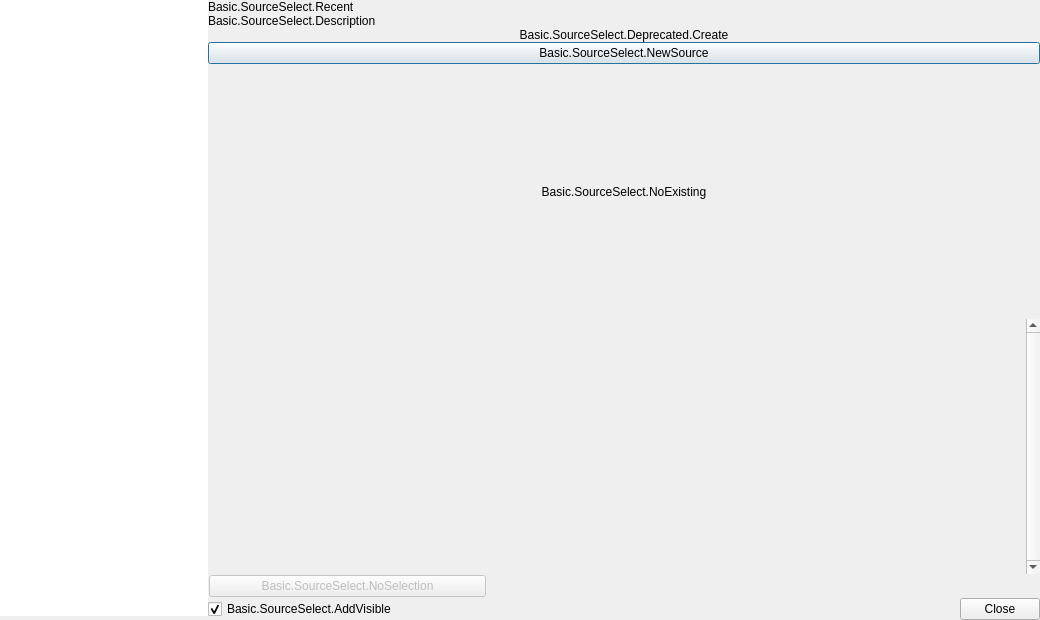
<?xml version="1.0" encoding="UTF-8"?>
<ui version="4.0">
 <class>LHSourceSelect</class>
 <widget class="QDialog" name="LHSourceSelect">
  <property name="windowModality">
   <enum>Qt::WindowModality::NonModal</enum>
  </property>
  <property name="geometry">
   <rect>
    <x>0</x>
    <y>0</y>
    <width>1040</width>
    <height>620</height>
   </rect>
  </property>
  <property name="sizePolicy">
   <sizepolicy hsizetype="Fixed" vsizetype="Preferred">
    <horstretch>0</horstretch>
    <verstretch>0</verstretch>
   </sizepolicy>
  </property>
  <property name="maximumSize">
   <size>
    <width>16777215</width>
    <height>1000</height>
   </size>
  </property>
  <property name="windowTitle">
   <string>Basic.SourceSelect</string>
  </property>
  <property name="class" stdset="0">
   <string/>
  </property>
  <layout class="QVBoxLayout" name="verticalLayout_7">
   <property name="spacing">
    <number>0</number>
   </property>
   <property name="leftMargin">
    <number>0</number>
   </property>
   <property name="topMargin">
    <number>0</number>
   </property>
   <property name="rightMargin">
    <number>0</number>
   </property>
   <property name="bottomMargin">
    <number>0</number>
   </property>
   <item>
    <widget class="QFrame" name="dialogInner">
     <property name="sizePolicy">
      <sizepolicy hsizetype="Minimum" vsizetype="Preferred">
       <horstretch>0</horstretch>
       <verstretch>0</verstretch>
      </sizepolicy>
     </property>
     <property name="frameShape">
      <enum>QFrame::Shape::NoFrame</enum>
     </property>
     <property name="frameShadow">
      <enum>QFrame::Shadow::Plain</enum>
     </property>
     <property name="lineWidth">
      <number>0</number>
     </property>
     <property name="class" stdset="0">
      <string>dialog-container</string>
     </property>
     <layout class="QHBoxLayout" name="horizontalLayout" stretch="1,4">
      <property name="spacing">
       <number>0</number>
      </property>
      <property name="leftMargin">
       <number>0</number>
      </property>
      <property name="topMargin">
       <number>0</number>
      </property>
      <property name="rightMargin">
       <number>0</number>
      </property>
      <property name="bottomMargin">
       <number>0</number>
      </property>
      <item>
       <widget class="QFrame" name="selectTypeFrame">
        <property name="enabled">
         <bool>true</bool>
        </property>
        <property name="sizePolicy">
         <sizepolicy hsizetype="Minimum" vsizetype="Expanding">
          <horstretch>0</horstretch>
          <verstretch>0</verstretch>
         </sizepolicy>
        </property>
        <property name="accessibleName">
         <string>Basic.SourceSelect.SelectType</string>
        </property>
        <property name="frameShape">
         <enum>QFrame::Shape::NoFrame</enum>
        </property>
        <property name="frameShadow">
         <enum>QFrame::Shadow::Plain</enum>
        </property>
        <property name="lineWidth">
         <number>0</number>
        </property>
        <property name="class" stdset="0">
         <string>dialog-frame</string>
        </property>
        <layout class="QVBoxLayout" name="verticalLayout">
         <property name="spacing">
          <number>0</number>
         </property>
         <property name="leftMargin">
          <number>0</number>
         </property>
         <property name="topMargin">
          <number>0</number>
         </property>
         <property name="rightMargin">
          <number>0</number>
         </property>
         <property name="bottomMargin">
          <number>0</number>
         </property>
         <item>
          <widget class="QListWidget" name="sourceTypeList">
           <property name="sizePolicy">
            <sizepolicy hsizetype="Minimum" vsizetype="Expanding">
             <horstretch>0</horstretch>
             <verstretch>0</verstretch>
            </sizepolicy>
           </property>
           <property name="minimumSize">
            <size>
             <width>0</width>
             <height>460</height>
            </size>
           </property>
           <property name="accessibleName">
            <string>Basic.SourceSelect.SelectType</string>
           </property>
           <property name="frameShape">
            <enum>QFrame::Shape::NoFrame</enum>
           </property>
           <property name="frameShadow">
            <enum>QFrame::Shadow::Plain</enum>
           </property>
           <property name="lineWidth">
            <number>0</number>
           </property>
           <property name="verticalScrollBarPolicy">
            <enum>Qt::ScrollBarPolicy::ScrollBarAsNeeded</enum>
           </property>
           <property name="horizontalScrollBarPolicy">
            <enum>Qt::ScrollBarPolicy::ScrollBarAlwaysOff</enum>
           </property>
           <property name="sizeAdjustPolicy">
            <enum>QAbstractScrollArea::SizeAdjustPolicy::AdjustToContents</enum>
           </property>
           <property name="editTriggers">
            <set>QAbstractItemView::EditTrigger::NoEditTriggers</set>
           </property>
           <property name="showDropIndicator" stdset="0">
            <bool>false</bool>
           </property>
           <property name="verticalScrollMode">
            <enum>QAbstractItemView::ScrollMode::ScrollPerPixel</enum>
           </property>
           <property name="resizeMode">
            <enum>QListView::ResizeMode::Adjust</enum>
           </property>
           <property name="class" stdset="0">
            <string/>
           </property>
          </widget>
         </item>
         <item>
          <spacer name="verticalSpacer_2">
           <property name="orientation">
            <enum>Qt::Orientation::Vertical</enum>
           </property>
           <property name="sizeType">
            <enum>QSizePolicy::Policy::Minimum</enum>
           </property>
           <property name="sizeHint" stdset="0">
            <size>
             <width>17</width>
             <height>4</height>
            </size>
           </property>
          </spacer>
         </item>
        </layout>
       </widget>
      </item>
      <item>
       <widget class="QFrame" name="sourcesFrame">
        <property name="frameShape">
         <enum>QFrame::Shape::NoFrame</enum>
        </property>
        <property name="frameShadow">
         <enum>QFrame::Shadow::Plain</enum>
        </property>
        <property name="lineWidth">
         <number>0</number>
        </property>
        <property name="class" stdset="0">
         <string/>
        </property>
        <layout class="QVBoxLayout" name="verticalLayout_8" stretch="0,0">
         <property name="spacing">
          <number>0</number>
         </property>
         <property name="leftMargin">
          <number>0</number>
         </property>
         <property name="topMargin">
          <number>0</number>
         </property>
         <property name="rightMargin">
          <number>0</number>
         </property>
         <property name="bottomMargin">
          <number>0</number>
         </property>
         <item>
          <widget class="QFrame" name="selectSourceContainer">
           <property name="frameShape">
            <enum>QFrame::Shape::NoFrame</enum>
           </property>
           <property name="frameShadow">
            <enum>QFrame::Shadow::Plain</enum>
           </property>
           <property name="lineWidth">
            <number>0</number>
           </property>
           <property name="class" stdset="0">
            <string>dialog-container</string>
           </property>
           <layout class="QVBoxLayout" name="verticalLayout_2">
            <property name="spacing">
             <number>0</number>
            </property>
            <property name="leftMargin">
             <number>0</number>
            </property>
            <property name="topMargin">
             <number>0</number>
            </property>
            <property name="rightMargin">
             <number>0</number>
            </property>
            <property name="bottomMargin">
             <number>0</number>
            </property>
            <item>
             <widget class="QLabel" name="sourceSelectTitle">
              <property name="text">
               <string>Basic.SourceSelect.Recent</string>
              </property>
              <property name="class" stdset="0">
               <string>text-title</string>
              </property>
             </widget>
            </item>
            <item>
             <widget class="QLabel" name="sourceSelectDescription">
              <property name="text">
               <string>Basic.SourceSelect.Description</string>
              </property>
              <property name="class" stdset="0">
               <string>text-small text-muted margin-y</string>
              </property>
             </widget>
            </item>
            <item>
             <widget class="QFrame" name="deprecatedFrame">
              <property name="frameShape">
               <enum>QFrame::Shape::NoFrame</enum>
              </property>
              <property name="frameShadow">
               <enum>QFrame::Shadow::Plain</enum>
              </property>
              <property name="lineWidth">
               <number>0</number>
              </property>
              <property name="class" stdset="0">
               <string>frame-notice</string>
              </property>
              <layout class="QVBoxLayout" name="verticalLayout_3">
               <property name="spacing">
                <number>0</number>
               </property>
               <property name="leftMargin">
                <number>0</number>
               </property>
               <property name="topMargin">
                <number>0</number>
               </property>
               <property name="rightMargin">
                <number>0</number>
               </property>
               <property name="bottomMargin">
                <number>0</number>
               </property>
               <item>
                <widget class="QLabel" name="deprecatedCreateLabel">
                 <property name="sizePolicy">
                  <sizepolicy hsizetype="MinimumExpanding" vsizetype="Maximum">
                   <horstretch>0</horstretch>
                   <verstretch>0</verstretch>
                  </sizepolicy>
                 </property>
                 <property name="frameShape">
                  <enum>QFrame::Shape::NoFrame</enum>
                 </property>
                 <property name="frameShadow">
                  <enum>QFrame::Shadow::Plain</enum>
                 </property>
                 <property name="lineWidth">
                  <number>0</number>
                 </property>
                 <property name="text">
                  <string>Basic.SourceSelect.Deprecated.Create</string>
                 </property>
                 <property name="alignment">
                  <set>Qt::AlignmentFlag::AlignCenter</set>
                 </property>
                </widget>
               </item>
              </layout>
             </widget>
            </item>
            <item>
             <widget class="QFrame" name="selectSourceFrame">
              <property name="accessibleName">
               <string>Basic.SourceSelect.AddExisting</string>
              </property>
              <property name="frameShadow">
               <enum>QFrame::Shadow::Plain</enum>
              </property>
              <property name="lineWidth">
               <number>0</number>
              </property>
              <property name="class" stdset="0">
               <string>dialog-container dialog-frame</string>
              </property>
              <layout class="QVBoxLayout" name="verticalLayout_6">
               <property name="spacing">
                <number>0</number>
               </property>
               <property name="leftMargin">
                <number>0</number>
               </property>
               <property name="topMargin">
                <number>0</number>
               </property>
               <property name="rightMargin">
                <number>0</number>
               </property>
               <property name="bottomMargin">
                <number>0</number>
               </property>
               <item>
                <widget class="QPushButton" name="createNewSource">
                 <property name="sizePolicy">
                  <sizepolicy hsizetype="MinimumExpanding" vsizetype="Fixed">
                   <horstretch>0</horstretch>
                   <verstretch>0</verstretch>
                  </sizepolicy>
                 </property>
                 <property name="cursor">
                  <cursorShape>PointingHandCursor</cursorShape>
                 </property>
                 <property name="text">
                  <string>Basic.SourceSelect.NewSource</string>
                 </property>
                 <property name="class" stdset="0">
                  <string>btn-create-new</string>
                 </property>
                </widget>
               </item>
               <item>
                <widget class="QLabel" name="noExistingLabel">
                 <property name="sizePolicy">
                  <sizepolicy hsizetype="Preferred" vsizetype="MinimumExpanding">
                   <horstretch>0</horstretch>
                   <verstretch>0</verstretch>
                  </sizepolicy>
                 </property>
                 <property name="text">
                  <string>Basic.SourceSelect.NoExisting</string>
                 </property>
                 <property name="alignment">
                  <set>Qt::AlignmentFlag::AlignCenter</set>
                 </property>
                 <property name="class" stdset="0">
                  <string>text-muted</string>
                 </property>
                </widget>
               </item>
               <item>
                <widget class="QScrollArea" name="existingScrollArea">
                 <property name="focusPolicy">
                  <enum>Qt::FocusPolicy::NoFocus</enum>
                 </property>
                 <property name="frameShape">
                  <enum>QFrame::Shape::NoFrame</enum>
                 </property>
                 <property name="frameShadow">
                  <enum>QFrame::Shadow::Plain</enum>
                 </property>
                 <property name="lineWidth">
                  <number>0</number>
                 </property>
                 <property name="verticalScrollBarPolicy">
                  <enum>Qt::ScrollBarPolicy::ScrollBarAlwaysOn</enum>
                 </property>
                 <property name="horizontalScrollBarPolicy">
                  <enum>Qt::ScrollBarPolicy::ScrollBarAlwaysOff</enum>
                 </property>
                 <property name="sizeAdjustPolicy">
                  <enum>QAbstractScrollArea::SizeAdjustPolicy::AdjustToContents</enum>
                 </property>
                 <property name="widgetResizable">
                  <bool>true</bool>
                 </property>
                 <widget class="QWidget" name="existingScrollContents">
                  <property name="geometry">
                   <rect>
                    <x>0</x>
                    <y>0</y>
                    <width>819</width>
                    <height>250</height>
                   </rect>
                  </property>
                  <property name="autoFillBackground">
                   <bool>true</bool>
                  </property>
                  <layout class="QVBoxLayout" name="verticalLayout_4">
                   <property name="spacing">
                    <number>0</number>
                   </property>
                   <property name="leftMargin">
                    <number>0</number>
                   </property>
                   <property name="topMargin">
                    <number>0</number>
                   </property>
                   <property name="rightMargin">
                    <number>0</number>
                   </property>
                   <property name="bottomMargin">
                    <number>0</number>
                   </property>
                   <item>
                    <widget class="LHFlowFrame" name="existingListFrame">
                     <property name="frameShape">
                      <enum>QFrame::Shape::NoFrame</enum>
                     </property>
                     <property name="frameShadow">
                      <enum>QFrame::Shadow::Plain</enum>
                     </property>
                     <property name="lineWidth">
                      <number>0</number>
                     </property>
                    </widget>
                   </item>
                   <item>
                    <spacer name="verticalSpacer">
                     <property name="orientation">
                      <enum>Qt::Orientation::Vertical</enum>
                     </property>
                     <property name="sizeHint" stdset="0">
                      <size>
                       <width>20</width>
                       <height>10</height>
                      </size>
                     </property>
                    </spacer>
                   </item>
                  </layout>
                 </widget>
                </widget>
               </item>
               <item>
                <widget class="QFrame" name="addExistingContainer">
                 <layout class="QHBoxLayout" name="horizontalLayout_4">
                  <property name="leftMargin">
                   <number>1</number>
                  </property>
                  <property name="topMargin">
                   <number>1</number>
                  </property>
                  <property name="rightMargin">
                   <number>1</number>
                  </property>
                  <property name="bottomMargin">
                   <number>1</number>
                  </property>
                  <item>
                   <widget class="QPushButton" name="addExistingButton">
                    <property name="enabled">
                     <bool>false</bool>
                    </property>
                    <property name="sizePolicy">
                     <sizepolicy hsizetype="MinimumExpanding" vsizetype="Fixed">
                      <horstretch>0</horstretch>
                      <verstretch>0</verstretch>
                     </sizepolicy>
                    </property>
                    <property name="text">
                     <string>Basic.SourceSelect.NoSelection</string>
                    </property>
                    <property name="class" stdset="0">
                     <string>button-primary</string>
                    </property>
                   </widget>
                  </item>
                  <item>
                   <spacer name="horizontalSpacer_4">
                    <property name="orientation">
                     <enum>Qt::Orientation::Horizontal</enum>
                    </property>
                    <property name="sizeHint" stdset="0">
                     <size>
                      <width>40</width>
                      <height>10</height>
                     </size>
                    </property>
                   </spacer>
                  </item>
                  <item>
                   <spacer name="horizontalSpacer_3">
                    <property name="orientation">
                     <enum>Qt::Orientation::Horizontal</enum>
                    </property>
                    <property name="sizeHint" stdset="0">
                     <size>
                      <width>259</width>
                      <height>10</height>
                     </size>
                    </property>
                   </spacer>
                  </item>
                 </layout>
                </widget>
               </item>
              </layout>
             </widget>
            </item>
           </layout>
          </widget>
         </item>
         <item>
          <widget class="QFrame" name="footer">
           <property name="frameShape">
            <enum>QFrame::Shape::NoFrame</enum>
           </property>
           <property name="frameShadow">
            <enum>QFrame::Shadow::Plain</enum>
           </property>
           <property name="lineWidth">
            <number>0</number>
           </property>
           <property name="class" stdset="0">
            <string>dialog-container</string>
           </property>
           <layout class="QHBoxLayout" name="horizontalLayout_2">
            <property name="spacing">
             <number>0</number>
            </property>
            <property name="leftMargin">
             <number>0</number>
            </property>
            <property name="topMargin">
             <number>0</number>
            </property>
            <property name="rightMargin">
             <number>0</number>
            </property>
            <property name="bottomMargin">
             <number>0</number>
            </property>
            <item>
             <widget class="QCheckBox" name="sourceVisible">
              <property name="text">
               <string>Basic.SourceSelect.AddVisible</string>
              </property>
              <property name="checked">
               <bool>true</bool>
              </property>
             </widget>
            </item>
            <item>
             <spacer name="horizontalSpacer_2">
              <property name="orientation">
               <enum>Qt::Orientation::Horizontal</enum>
              </property>
              <property name="sizeHint" stdset="0">
               <size>
                <width>40</width>
                <height>20</height>
               </size>
              </property>
             </spacer>
            </item>
            <item>
             <widget class="QDialogButtonBox" name="buttonBox">
              <property name="sizePolicy">
               <sizepolicy hsizetype="Fixed" vsizetype="Fixed">
                <horstretch>0</horstretch>
                <verstretch>0</verstretch>
               </sizepolicy>
              </property>
              <property name="standardButtons">
               <set>QDialogButtonBox::StandardButton::Close</set>
              </property>
              <property name="centerButtons">
               <bool>false</bool>
              </property>
             </widget>
            </item>
           </layout>
          </widget>
         </item>
        </layout>
       </widget>
      </item>
     </layout>
    </widget>
   </item>
  </layout>
 </widget>
 <customwidgets>
  <customwidget>
   <class>LHFlowFrame</class>
   <extends>QFrame</extends>
   <header>LHFlowFrame.hpp</header>
   <container>1</container>
  </customwidget>
 </customwidgets>
 <tabstops>
  <tabstop>sourceTypeList</tabstop>
  <tabstop>sourceVisible</tabstop>
 </tabstops>
 <connections/>
</ui>
